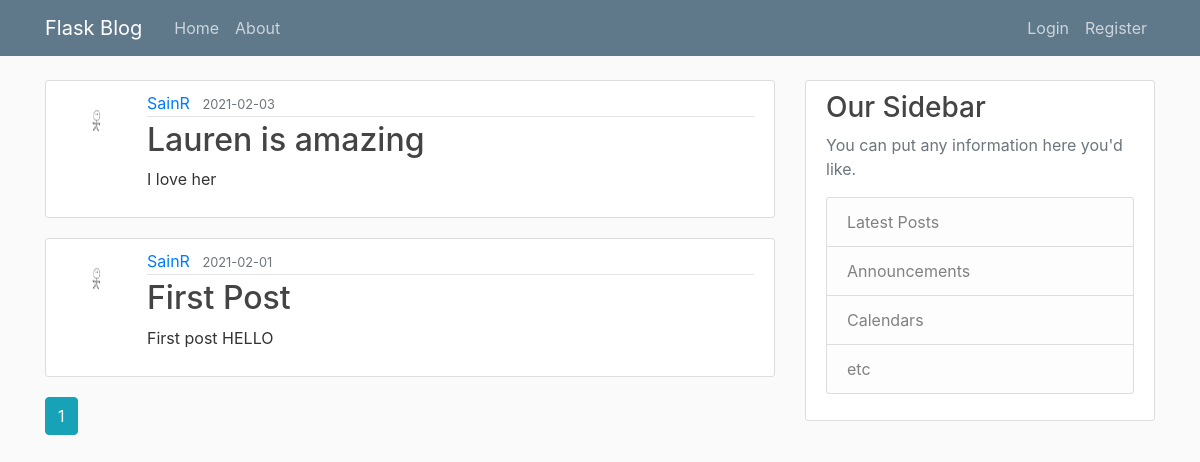
The page /home on the database its author committed.
### flaskblog/models.py (models this page shows, shortened)
class Post(db.Model):
    id = db.Column(db.Integer, primary_key=True)
    title = db.Column(db.String(100), nullable=False)
    date_posted = db.Column(db.DateTime, nullable=False, default=datetime.utcnow)
    content = db.Column(db.Text, nullable=False)
    user_id = db.Column(db.Integer, db.ForeignKey('user.id'), nullable=False)

class User(db.Model, UserMixin):
    id = db.Column(db.Integer, primary_key=True)
    username = db.Column(db.String(20), unique=True, nullable=False)
    email = db.Column(db.String(120), unique=True, nullable=False)
    image_file = db.Column(db.String(20), nullable=False, default='default.jpg')
    password = db.Column(db.String(60), nullable=False)
    posts = db.relationship('Post', backref='author', lazy=True)

### flaskblog/main/routes.py (the view)
@main.route("/")
@main.route("/home")
def home():
    page = request.args.get('page', 1, type=int)
    posts = Post.query.order_by(Post.date_posted.desc()).paginate(page=page, per_page=5)
    return render_template('home.html', posts=posts)

### flaskblog/templates/home.html
{% extends "layout.html" %}
{% block content %}
    {% for post in posts.items %}
        <article class="media content-section">
          <img class="rounded-circle article-img" src="{{ url_for('static', filename='profile_pics/' + post.author.image_file) }}">
          <div class="media-body">
            <div class="article-metadata">
              <a class="mr-2" href="{{ url_for('users.user_posts', username=post.author.username) }}">{{ post.author.username }}</a>
              <small class="text-muted">{{ post.date_posted.strftime('%Y-%m-%d') }}</small>
            </div>
            <h2><a class="article-title" href="{{ url_for('posts.post', post_id=post.id) }}">{{ post.title }}</a></h2>
            <p class="article-content">{{ post.content }}</p>
          </div>
        </article>
    {% endfor %}
    {% for page_num in posts.iter_pages(left_edge=1, right_edge=1, left_current=1, right_current=2) %}
      {% if page_num %}
        {% if posts.page == page_num %}
          <a class="btn btn-info mb-4" href="{{ url_for('main.home', page=page_num) }}">{{ page_num }}</a>
        {% else %}
          <a class="btn btn-outline-info mb-4" href="{{ url_for('main.home', page=page_num) }}">{{ page_num }}</a>
        {% endif %}
      {% else %}
        ...
      {% endif %}
    {% endfor %}
{% endblock content %}

### flaskblog/templates/layout.html (shortened to what this page needs)
<!DOCTYPE html>
<html>
<head>
    <link rel="stylesheet" href="https://maxcdn.bootstrapcdn.com/bootstrap/4.0.0/css/bootstrap.min.css">
    <link rel="stylesheet" type="text/css" href="{{ url_for('static', filename='main.css') }}">
</head>
<body>
    <header class="site-header">
      <nav class="navbar navbar-expand-md navbar-dark bg-steel fixed-top">
        <div class="container">
          <a class="navbar-brand mr-4" href="/">Flask Blog</a>
          <div class="collapse navbar-collapse" id="navbarToggle">
            <div class="navbar-nav mr-auto">
              <a class="nav-item nav-link" href="{{ url_for('main.home') }}">Home</a>
              <a class="nav-item nav-link" href="{{ url_for('main.about') }}">About</a>
            </div>
            <div class="navbar-nav">
              {% if current_user.is_authenticated %}
                <a class="nav-item nav-link" href="{{ url_for('posts.new_post') }}">New Post</a>
                <a class="nav-item nav-link" href="{{ url_for('users.account') }}">Account</a>
                <a class="nav-item nav-link" href="{{ url_for('users.logout') }}">Logout</a>
              {% else %}
                <a class="nav-item nav-link" href="{{ url_for('users.login') }}">Login</a>
                <a class="nav-item nav-link" href="{{ url_for('users.register') }}">Register</a>
              {% endif %}
            </div>
          </div>
        </div>
      </nav>
    </header>
    <main role="main" class="container">
      <div class="row">
        <div class="col-md-8">
          {% block content %}{% endblock %}
        </div>
        <div class="col-md-4">
          <div class="content-section">
            <h3>Our Sidebar</h3>
            <p class='text-muted'>You can put any information here you'd like.
              <ul class="list-group">
                <li class="list-group-item list-group-item-light">Latest Posts</li>
                <li class="list-group-item list-group-item-light">Announcements</li>
                <li class="list-group-item list-group-item-light">Calendars</li>
                <li class="list-group-item list-group-item-light">etc</li>
              </ul>
            </p>
          </div>
        </div>
      </div>
    </main>
</body>
</html>

### flaskblog/static/main.css (style rules this page uses)
body { background: #fafafa; color: #333333; margin-top: 5rem; }
h1, h2, h3, h4, h5, h6 { color: #444444; }
.bg-steel { background-color: #5f788a; }
.site-header .navbar-nav .nav-link { color: #cbd5db; }
.content-section { background: #ffffff; padding: 10px 20px; border: 1px solid #dddddd; border-radius: 3px; margin-bottom: 20px; }
.article-title { color: #444444; }
.article-content { white-space: pre-line; }
.article-img { height: 65px; width: 65px; margin-right: 16px; }
.article-metadata { padding-bottom: 1px; margin-bottom: 4px; border-bottom: 1px solid #e3e3e3 }

### rows shown on the page
Post: image_file (picture), author.username "SainR", date_posted "2021-02-03", title "Lauren is amazing", content "I love her"
Post: image_file (picture), author.username "SainR", date_posted "2021-02-01", title "First Post", content "First post HELLO"

### other values the page prints
{{ page_num }} "1"
